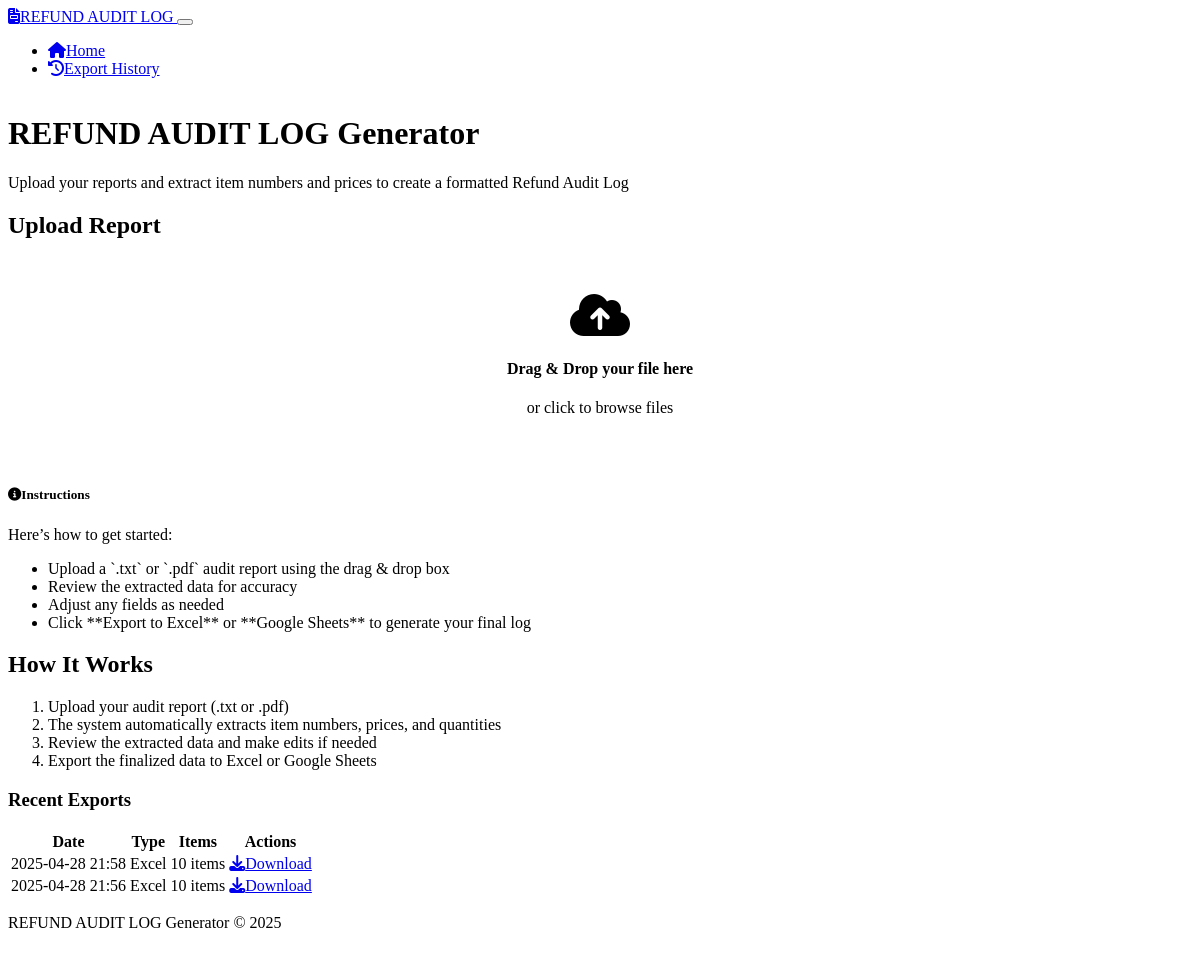
Before: / with the older database file.
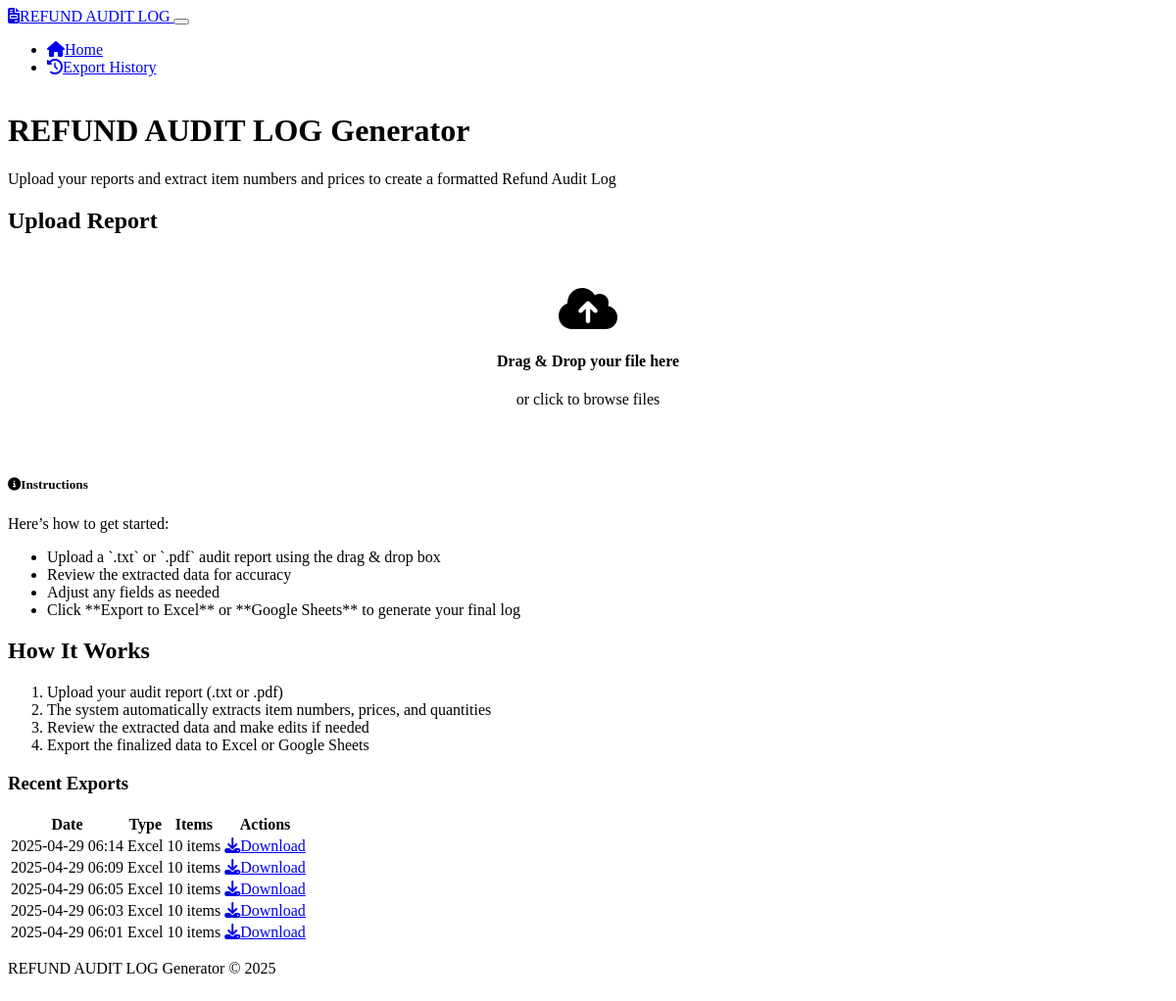
After: the same page with the newer database file.
### models.py (models this page shows, shortened)
class ExportFile(db.Model):
    __tablename__ = 'export_files'
    id = db.Column(db.Integer, primary_key=True)
    session_id = db.Column(db.String(50), nullable=False, index=True)
    filename = db.Column(db.String(255), nullable=False)
    export_type = db.Column(db.String(20), nullable=False)
    file_path = db.Column(db.String(500))
    sheet_url = db.Column(db.String(500))
    created_at = db.Column(db.DateTime, default=datetime.utcnow)
    item_count = db.Column(db.Integer, default=0)

### app.py (the view)
@app.route('/')
def index():
    recent_exports = ExportFile.query.order_by(ExportFile.created_at.desc()).limit(5).all()
    return render_template('index.html', recent_exports=recent_exports)

### templates/index.html (shortened to what this page needs)
<!DOCTYPE html>
<html lang="en" data-bs-theme="dark">
<head>
    <link href="https://cdn.replit.com/agent/bootstrap-agent-dark-theme.min.css" rel="stylesheet">
    <link href="https://unpkg.com/dropzone@5/dist/min/dropzone.min.css" rel="stylesheet">
    <link rel="stylesheet" href="https://cdnjs.cloudflare.com/ajax/libs/font-awesome/6.4.0/css/all.min.css">
    <link rel="stylesheet" href="{{ url_for('static', filename='css/custom.css') }}">
</head>
<body>
    <nav class="navbar navbar-expand-lg navbar-dark bg-dark">
        <div class="container">
            <a class="navbar-brand" href="{{ url_for('index') }}">
                <i class="fas fa-file-invoice me-2"></i>REFUND AUDIT LOG
            </a>
            <button class="navbar-toggler" type="button" data-bs-toggle="collapse" data-bs-target="#navbarNav"
                aria-controls="navbarNav" aria-expanded="false" aria-label="Toggle navigation">
            </button>
            <div class="collapse navbar-collapse" id="navbarNav">
                <ul class="navbar-nav ms-auto">
                    <li class="nav-item">
                        <a class="nav-link active" href="{{ url_for('index') }}">
                            <i class="fas fa-home me-1"></i>Home
                        </a>
                    </li>
                    <li class="nav-item">
                        <a class="nav-link" href="{{ url_for('export_history') }}">
                            <i class="fas fa-history me-1"></i>Export History
                        </a>
                    </li>
                </ul>
            </div>
        </div>
    </nav>
    <div class="container py-5">
        <div class="row justify-content-center">
            <div class="col-lg-10">
                <div class="text-center mb-5">
                    <h1 class="display-4 fw-bold">REFUND AUDIT LOG Generator</h1>
                    <p class="lead">Upload your reports and extract item numbers and prices to create a formatted Refund Audit Log</p>
                </div>
                <div class="card shadow-sm">
                    <div class="card-body p-4">
                        <div class="row">
                            <div class="d-flex flex-column align-items-center text-center">
                                <h2 class="h4 mb-3">Upload Report</h2>
                                <div class ='center-dropzone'>
                                <form action="{{ url_for('upload_log_file') }}" class="dropzone" id="upload-dropzone" enctype="multipart/form-data">
                                    <div class="dz-message">
                                        <i class="fas fa-cloud-upload-alt fa-3x mb-3"></i>
                                        <h4>Drag & Drop your file here</h4>
                                        <p class="text-muted">or click to browse files</p>
                                    </div>
                                </form>
                            </div>
                            </div>
                             <div class="card mt-4">
                               <div class="card-header bg-dark-subtle">
                                 <h5 class="mb-0"><i class="fas fa-info-circle me-2"></i>Instructions</h5>
                             </div>
                               <div class="card-body">
                                 <p class="text-muted">Here’s how to get started:</p>
                                 <ul class="mb-0">
                                   <li>Upload a `.txt` or `.pdf` audit report using the drag & drop box</li>
                                   <li>Review the extracted data for accuracy</li>
                                   <li>Adjust any fields as needed</li>
                                   <li>Click **Export to Excel** or **Google Sheets** to generate your final log</li>
                                 </ul>
                              </div>
                            </div>
                            </div>
                            <div class="col-md-6">
                                <h2 class="h4 mb-3">How It Works</h2>
                                <ol class="mb-4">
                                    <li>Upload your audit report (.txt or .pdf)</li>
                                    <li>The system automatically extracts item numbers, prices, and quantities</li>
                                    <li>Review the extracted data and make edits if needed</li>
                                    <li>Export the finalized data to Excel or Google Sheets</li>
                                </ol>
                            </div>
                        </div>
                    </div>
                </div>
                {% if recent_exports %}
                <div class="card shadow-sm mt-5 mb-4">
                    <div class="card-header bg-dark-subtle">
                        <h3 class="h5 mb-0">Recent Exports</h3>
                    </div>
                    <div class="card-body p-0">
                        <div class="table-responsive">
                            <table class="table table-hover mb-0">
                                <thead class="table-dark">
                                    <tr>
                                        <th>Date</th>
                                        <th>Type</th>
                                        <th>Items</th>
                                        <th class="text-center">Actions</th>
                                    </tr>
                                </thead>
                                <tbody>
                                    {% for export in recent_exports %}
                                    <tr>
                                        <td>{{ export.created_at.strftime('%Y-%m-%d %H:%M') }}</td>
                                        <td>
                                            {% if export.export_type == 'excel' %}
                                                <span class="badge bg-success">Excel</span>
                                            {% elif export.export_type == 'google' %}
                                                <span class="badge bg-info">Google Sheets</span>
                                            {% endif %}
                                        </td>
                                        <td>{{ export.item_count }} items</td>
                                        <td class="text-center">
                                            {% if export.export_type == 'excel' and export.file_path %}
                                                <a href="{{ url_for('download_file', filename=export.filename) }}" class="btn btn-sm btn-outline-primary">
                                                    <i class="fas fa-download me-1"></i>Download
                                                </a>
                                            {% elif export.export_type == 'google' and export.sheet_url %}
                                                <a href="{{ export.sheet_url }}" target="_blank" class="btn btn-sm btn-outline-primary">
                                                    <i class="fas fa-external-link-alt me-1"></i>Open
                                                </a>
                                            {% endif %}
                                        </td>
                                    </tr>
                                    {% endfor %}
                                </tbody>
                            </table>
                        </div>
                    </div>
                </div>
                {% endif %}
            </div>
        </div>
    <footer class="footer mt-auto py-3 bg-dark-subtle">
        <div class="container text-center">
            <p class="text-muted mb-0">REFUND AUDIT LOG Generator &copy; 2025</p>
        </div>
    </footer>
</body>
</html>

### static/css/custom.css (style rules this page uses)
body { min-height: 100vh; display: flex; flex-direction: column; }
.footer { margin-top: auto; }
.dropzone { border: 2px dashed var(--bs-secondary); border-radius: 5px; background-color: var(--bs-dark); min-height: 200px; display: flex; align-items: center; justify-content: center; flex-direction: column; cursor: pointer; transition: all 0.3s ease; }
.dropzone .dz-message { text-align: center; margin: 2em 0; }
.table-responsive { overflow-x: auto; }
.center-dropzone { display: flex; justify-content: center; }

Changed rows visible on the page:
no longer on this page (row edited): ExportFile: created_at "2025-04-28 21:58", export_type "Excel", item_count "10"
no longer on this page (row edited): ExportFile: created_at "2025-04-28 21:56", export_type "Excel", item_count "10"
added ExportFile: created_at "2025-04-29 06:14", export_type "Excel", item_count "10"
added ExportFile: created_at "2025-04-29 06:09", export_type "Excel", item_count "10"
added ExportFile: created_at "2025-04-29 06:05", export_type "Excel", item_count "10"
added ExportFile: created_at "2025-04-29 06:03", export_type "Excel", item_count "10"
added ExportFile: created_at "2025-04-29 06:01", export_type "Excel", item_count "10"
